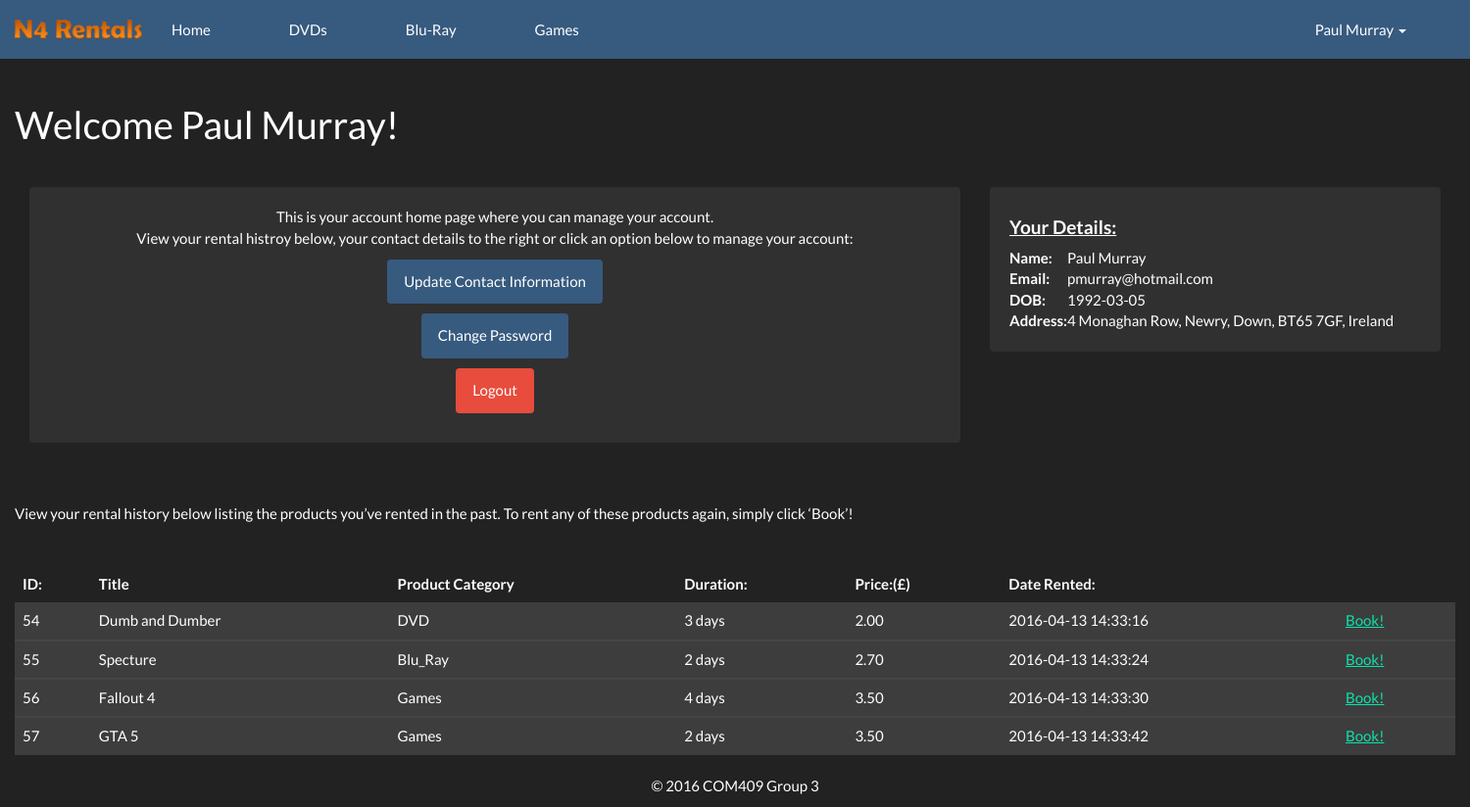
/Customer/custHome.php?id=28, run on the app's committed database.
### tables this page shows
CREATE TABLE IF NOT EXISTS `customer` (
  `id` int(10) unsigned NOT NULL,
  `custFirstName` varchar(30) NOT NULL,
  `custLastName` varchar(30) NOT NULL,
  `DOB` date NOT NULL,
  `email` char(30) NOT NULL,
  `pword` char(30) NOT NULL,
  `cPword` char(30) NOT NULL,
  `address` varchar(50) NOT NULL,
  `town` varchar(30) NOT NULL,
  `county` varchar(30) NOT NULL,
  `pcode` varchar(10) NOT NULL,
  `country` varchar(30) NOT NULL,
  `created_at` timestamp NOT NULL DEFAULT CURRENT_TIMESTAMP ON UPDATE CURRENT_TIMESTAMP,
  `updated_at` timestamp NOT NULL DEFAULT '0000-00-00 00:00:00'
);

CREATE TABLE IF NOT EXISTS `rental_note` (
  `Rental_ID` int(10) unsigned NOT NULL,
  `id` int(10) unsigned NOT NULL,
  `Product_ID` int(10) unsigned NOT NULL,
  `Duration` int(20) NOT NULL,
  `Date_Rented` timestamp NOT NULL DEFAULT CURRENT_TIMESTAMP ON UPDATE CURRENT_TIMESTAMP
);

CREATE TABLE IF NOT EXISTS `products` (
  `Product_ID` int(10) unsigned NOT NULL,
  `Title` varchar(50) NOT NULL,
  `Description` varchar(500) NOT NULL,
  `Image` blob NOT NULL,
  `Category` varchar(10) NOT NULL,
  `Price` decimal(15,2) NOT NULL,
  `Rating` varchar(30) NOT NULL,
  `created_at` timestamp NOT NULL DEFAULT CURRENT_TIMESTAMP ON UPDATE CURRENT_TIMESTAMP,
  `updated_at` timestamp NOT NULL DEFAULT '0000-00-00 00:00:00'
);

### Customer/custHome.php (the view, shortened to what this page needs)
<!DOCTYPE html>
<?php
include '../database/db_connect.php';
$CustomerID = $_GET['id'];
$customerquery = "SELECT * FROM customer WHERE id = ".$CustomerID;
$result = $conn->query($customerquery);
$rentalquery = "SELECT rental_note.Rental_ID, products.Product_ID, products.Title, products.Category, rental_note.Duration, products.Price, rental_note.Date_Rented
FROM rental_note
INNER JOIN products
ON rental_note.Product_ID=products.Product_ID
WHERE id=".$CustomerID;
$RentalResult = $conn->query($rentalquery);
?>
<html lang="en">
  <head>
    <link rel="stylesheet" href="../css/n4Rentals.css" media="screen">
  </head>
 <?php
			if ($result->num_rows > 0) {
				while($row = $result->fetch_assoc()) {
					?>
  <body>
    <div class="navbar navbar-default navbar-fixed-top">
      <div class="container">
        <div class="navbar-header">
          <a href="../index.php" class="navbar-brand"><img src="../images/N4_Title.png" width="130" height="20"></a>
        </div>
        <div class="navbar-collapse collapse" id="navbar-main">
          <ul class="nav navbar-nav">
            <li>
              <a href="../index.php">Home</a>
            </li>
            <li>
              <a href="../n4_DVD.php">DVDs</a>
            </li>
			<li>
              <a href="../n4_BluRay.php">Blu-Ray</a>
            </li>
			<li>
              <a href="../n4_Games.php">Games</a>
            </li>
          </ul>
          <ul class="nav navbar-nav navbar-right">
            <li class="dropdown">
              <a class="dropdown-toggle" data-toggle="dropdown" href="#" ><?php echo $row['custFirstName'] ." " . $row['custLastName']; ?> <span class="caret"></span></a>
            </li>
          </ul>
        </div>
      </div>
    </div>
	<br><br><br>
	<div class="container">
		<div class="bs-docs-section">
		<div class="row">
			<div class="col-lg-12">
				<div class="page-header">
				  <h1 id="forms">Welcome <?php echo $row["custFirstName"] . " " . $row["custLastName"];?>!</h1>
				</div>
			 </div>
		</div>
		<div class="row">
			<div class="col-lg-12 col-md-12">
				<div class="col-lg-8 col-md-8">
					<div class="well bs-component" align="center">
					<p>This is your account home page where you can manage your account.<br>
					View your rental histroy below, your contact details to the right or click an option below to manage your account:</p>
					<input type=button onClick="location.href='updateCustDetails.php?CustID=<?php echo$row['id']; ?>'" class="btn btn-primary btn-md" value='Update Contact Information'>
					<p class="divider"><p>
					<input type=button onClick="location.href='updatePassword.php?CustID=<?php echo$row['id']; ?>'" class="btn btn-primary btn-md" value='Change Password'>
					<p class="divider"><p>
					<input type=button onClick="location.href='logoutCust.php'" class="btn btn-danger btn-md" value='Logout'>
					</div>
				</div>
				<div class="col-lg-4 col-md-4">
					<div class="well bs-component">
					<h4><b><u>Your Details:</u></b></h4>
						<table>
							<body>
								<tr>
									<th>Name: </th>
									<td> <?php echo $row["custFirstName"] . " " . $row["custLastName"];?></td>
								</tr>
								<tr>
									<th>Email: </th>
									<td> <?php echo $row["email"];?></td>
								</tr>
								<tr>
									<th>DOB: </th>
									<td> <?php echo $row["DOB"];?></td>
								</tr>
								<tr>
									<th>Address: </th>
									<td> <?php echo $row["address"].", ".$row["town"].", ".$row["county"].", ".$row["pcode"].", ".$row["country"];?></td>
								</tr>
							</body>
						</table>
					</div>
				</div>
			</div>
        </div>
			<?php
						}
						} else{
							echo "0 results";}
							?>
		<div class="row">
			  <div class="col-lg-12">
				<div class="page-header">
				  <p align="justify">View your rental history below listing the products you’ve rented in the past. To rent any of these products again, simply click ‘Book’!</p>
				</div>
			  </div>
			</div>
			<div class="bs-component">
				<table class="table table-striped table-hover ">
					<thead>
					<tr>
						<th>ID:</th>
						<th>Title</th>
						<th>Product Category</th>
						<th>Duration:</th>
						<th>Price:(£)</th>
						<th>Date Rented:</th>
						<th></th>
					</tr>
					<?php
			if ($RentalResult->num_rows > 0) {
				while($row = $RentalResult->fetch_assoc()) {
					?>
					</thead>
					<tbody>
					<tr>
						<td><?php echo $row["Rental_ID"]; ?></td>
						<td><?php echo $row["Title"]; ?></td>
						<td><?php echo $row["Category"]; ?></td>
						<td><?php echo $row["Duration"]; ?> days</td>
						<td><?php echo $row["Price"]; ?></td>
						<td><?php echo $row["Date_Rented"]; ?></td>
						<td><a href="../bookProduct.php?id=<?php echo$row['Product_ID']; ?>">Book!</a></td>
					</tr>
					<?php
			}
			} else{
				echo "You have no rental history yet. After you rent a product it will appear in the table below:<br>";
}
?>
                </tbody>
              </table>
            </div>
		</div>
		<footer>
			<div class="row">
			  <div class="col-lg-md">
				<p align="center">&copy; 2016 COM409 Group 3</p>
			  </div>
			</div>
		</footer>
	</div>
</body>
</html>

### data on the page
customer: custFirstName "Paul", custLastName "Murray", email "pmurray@hotmail.com", DOB "1992-03-05", address "4 Monaghan Row", town "Newry", county "Down", pcode "BT65 7GF", country "Ireland"
rental_note: Rental_ID "54", Product_ID.Title "Dumb and Dumber", Product_ID.Category "DVD", Duration "3", Product_ID.Price "2.00", Date_Rented "2016-04-13 14:33:16"
rental_note: Rental_ID "55", Product_ID.Title "Specture", Product_ID.Category "Blu_Ray", Duration "2", Product_ID.Price "2.70", Date_Rented "2016-04-13 14:33:24"
rental_note: Rental_ID "56", Product_ID.Title "Fallout 4", Product_ID.Category "Games", Duration "4", Product_ID.Price "3.50", Date_Rented "2016-04-13 14:33:30"
rental_note: Rental_ID "57", Product_ID.Title "GTA 5", Product_ID.Category "Games", Duration "2", Product_ID.Price "3.50", Date_Rented "2016-04-13 14:33:42"
